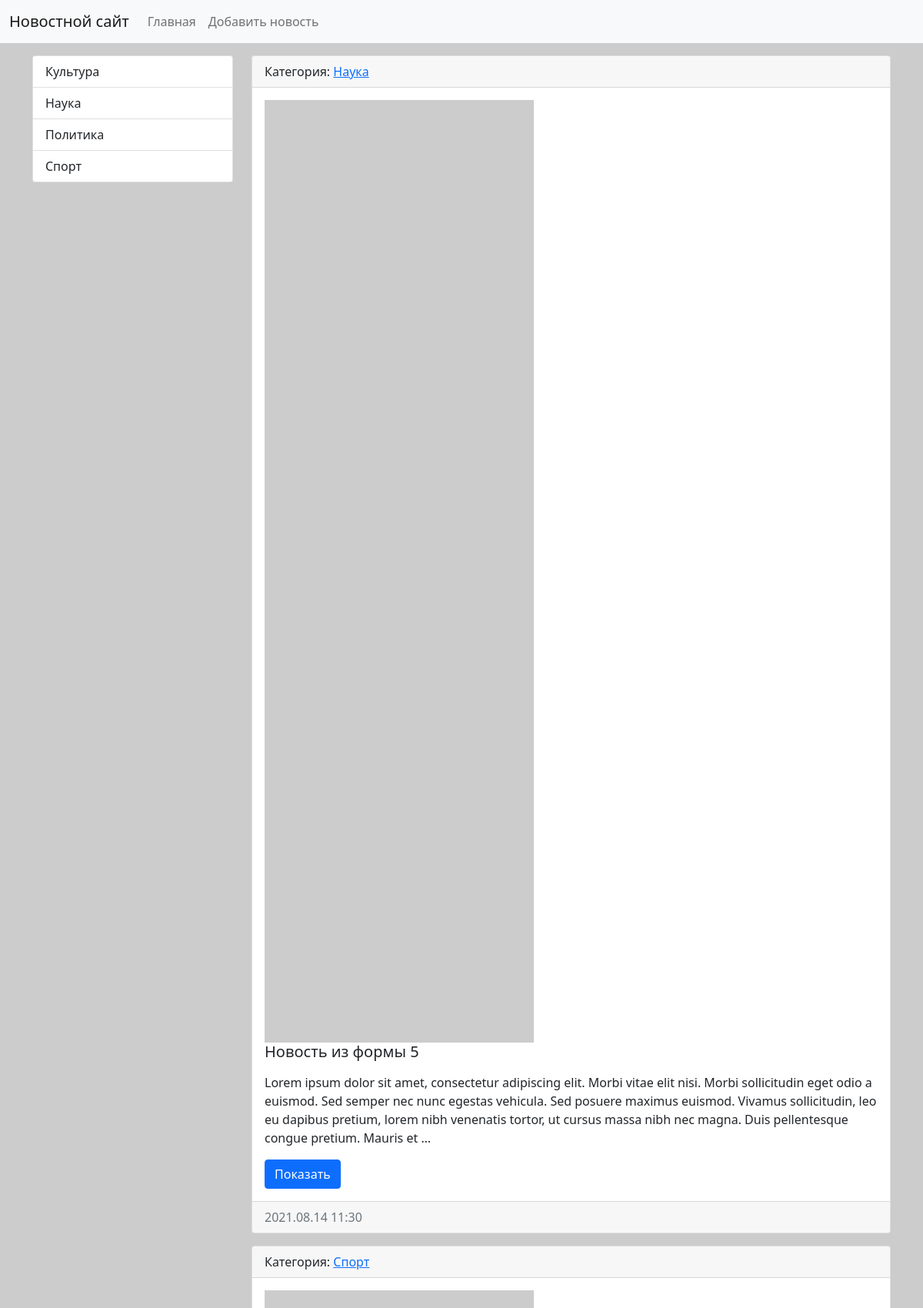
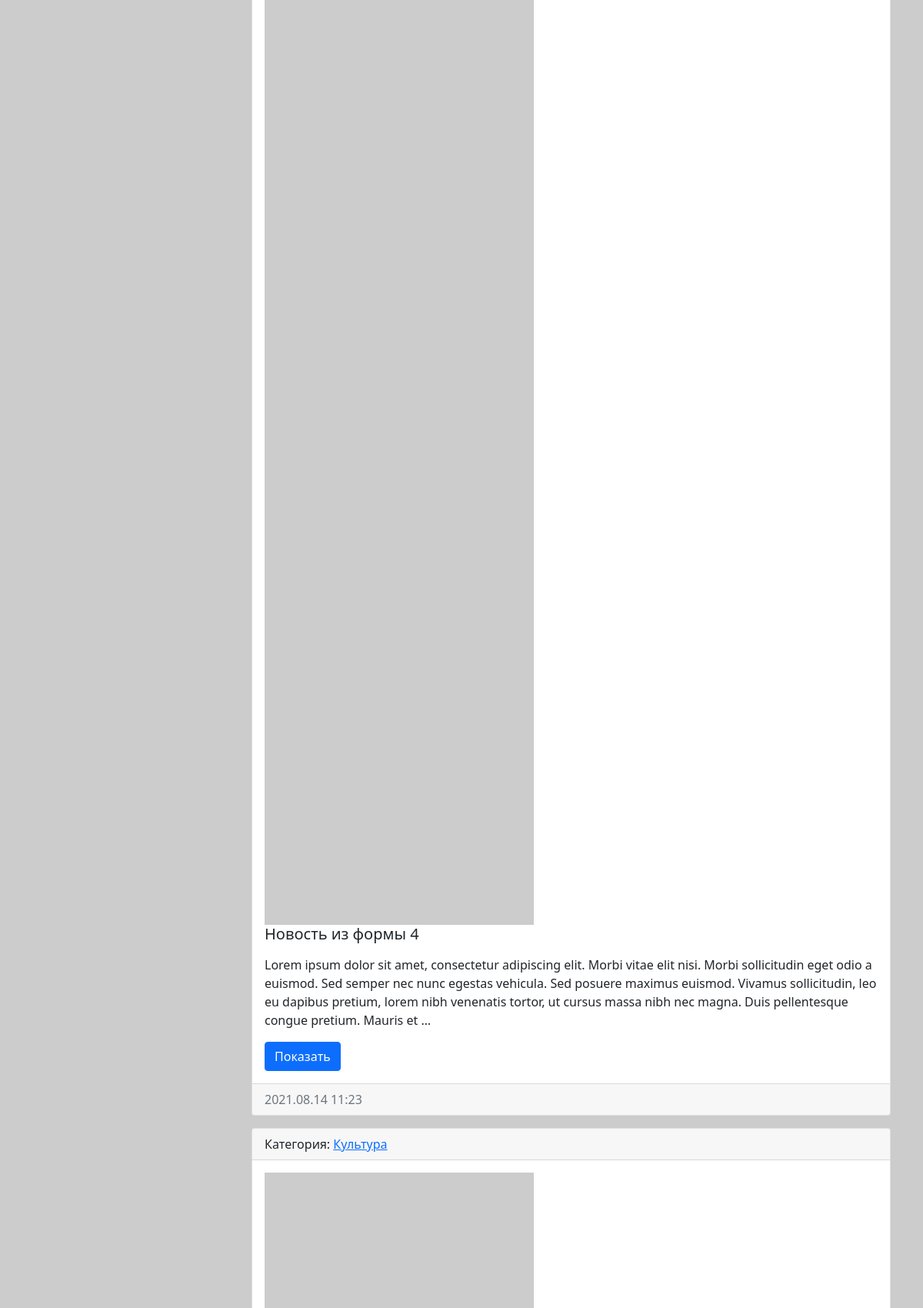
The page / (upper part) on the database its author committed (2 pictures, top to bottom).
### news/models.py (models this page shows, shortened)
class Category(models.Model):
    title = models.CharField(
        max_length=150,
        db_index=True,
        verbose_name='Наименование категории'
    )
    def get_absolute_url(self):
        return reverse('category', kwargs={'category_id': self.pk})
    def __str__(self):
        return self.title
    class Meta:
        verbose_name = 'Категория'
        verbose_name_plural = 'Категории'
        ordering = ['title']

class News(models.Model):
    title = models.CharField(
        max_length=150,
        verbose_name='Наименование'
    )
    content = models.TextField(
        blank=True,
        verbose_name='Контент'
    )
    created_at = models.DateTimeField(
        auto_now_add=True,
        verbose_name='Дата публикации'
    )
    updated_at = models.DateTimeField(
        auto_now=True,
        verbose_name='Дата обновления'
    )
    photo = models.ImageField(
        upload_to='photos/%Y/%m/%d/',
        verbose_name='Фото',
        blank=True
    )
    is_published = models.BooleanField(
        default=True,
        verbose_name='Опубликовано'
    )
    category = models.ForeignKey(
        to='Category',
        on_delete=models.PROTECT,
        verbose_name='Категория'
    )
    def get_absolute_url(self):
        return reverse('view_news', kwargs={'news_id': self.pk})
    class Meta:
        verbose_name = 'Новость'
        verbose_name_plural = 'Новости'
        ordering = ['-created_at']

### news/views.py (the view)
# urls.py: path('', HomeNews.as_view(), name='home'),
class HomeNews(ListView):
    model = News
    template_name = 'news/index.html'
    context_object_name = 'news'
    def get_context_data(self, *, object_list=None, **kwargs):
        context = super(HomeNews, self).get_context_data(**kwargs)
        context['title'] = 'Главная страница'
        return context
    def get_queryset(self):
        return News.objects.filter(is_published=True)

### news/templatetags/news_tags.py (called while the page is built)
@register.inclusion_tag('news/list_categories.html')
def show_categories():
    categories = Category.objects.all()
    return {'categories': categories}

### news/templates/news/index.html (shortened to what this page needs)
{% extends 'base.html' %}
{% block sidebar %}
{% include 'inc/_sidebar.html' %}
{% endblock %}
{% block content %}
{% for item_news in news %}
<div class="card mb-3">
    <div class="card-header">
        Категория: <a href="{{ item_news.category.get_absolute_url }}">{{ item_news.category }}</a>
    </div>
    <div class="card-body">
        {% if item_news.photo %}
        <img src="{{ item_news.photo.url }}" alt="" width="350" class="float-left mr-3">
        {% else %}
        <img src="https://picsum.photos/id/100/350/300/?blur=2" alt="" width="350" class="float-left mr-3">
        {% endif %}
        <h5 class="card-title">{{ item_news.title }}</h5>
        <p class="card-text">{{ item_news.content|linebreaks|truncatewords:50 }}</p>
        <a href="{{ item_news.get_absolute_url }}" class="btn btn-primary">Показать</a>
    </div>
    <div class="card-footer text-muted">
        {{ item_news.created_at|date:'Y.m.d H:i' }}
    </div>
</div>
{% endfor %}
{% endblock %}

### news/templates/news/list_categories.html
<div class="list-group">
    {% for item_category in categories %}
    <a href="{{ item_category.get_absolute_url }}" class="list-group-item list-group-item-action">
        {{ item_category.title }}
    </a>
    {% endfor %}
</div>

### mysite/static/css/style.css (style rules this page uses)
body { background-color: #ccc; }

### rows shown on the page
Category: title "Культура"
Category: title "Наука"
Category: title "Политика"
Category: title "Спорт"
News: category "Наука", title "Новость из формы 5", content "Lorem ipsum dolor sit amet, consectetur adipiscing elit. Morbi vitae elit nisi. Morbi sollicitudin eget odio a euismod. Sed semper nec nunc egestas vehicula. Sed posuere maximus euismod. Vivamus sollicitudin, leo eu dapibus pretium, lorem nibh venenatis tortor, ut cursus massa nibh nec magna. Duis pellentesque congue pretium. Mauris et …", created_at "2021.08.14 11:30"
News: category "Спорт", title "Новость из формы 4", content "Lorem ipsum dolor sit amet, consectetur adipiscing elit. Morbi vitae elit nisi. Morbi sollicitudin eget odio a euismod. Sed semper nec nunc egestas vehicula. Sed posuere maximus euismod. Vivamus sollicitudin, leo eu dapibus pretium, lorem nibh venenatis tortor, ut cursus massa nibh nec magna. Duis pellentesque congue pretium. Mauris et …", created_at "2021.08.14 11:23"
News: category "Культура"
